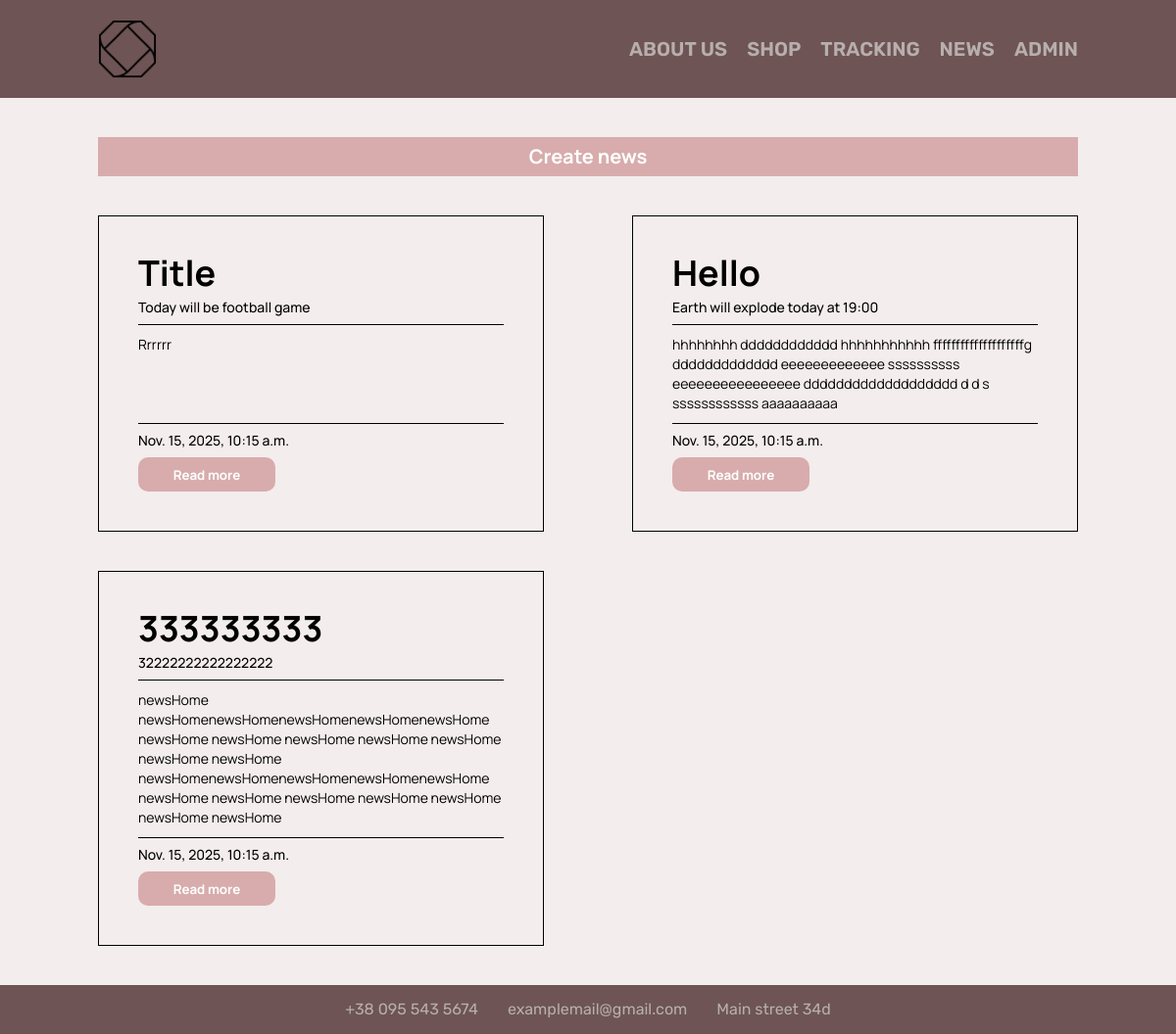
The page /news/ on the database as committed earlier.
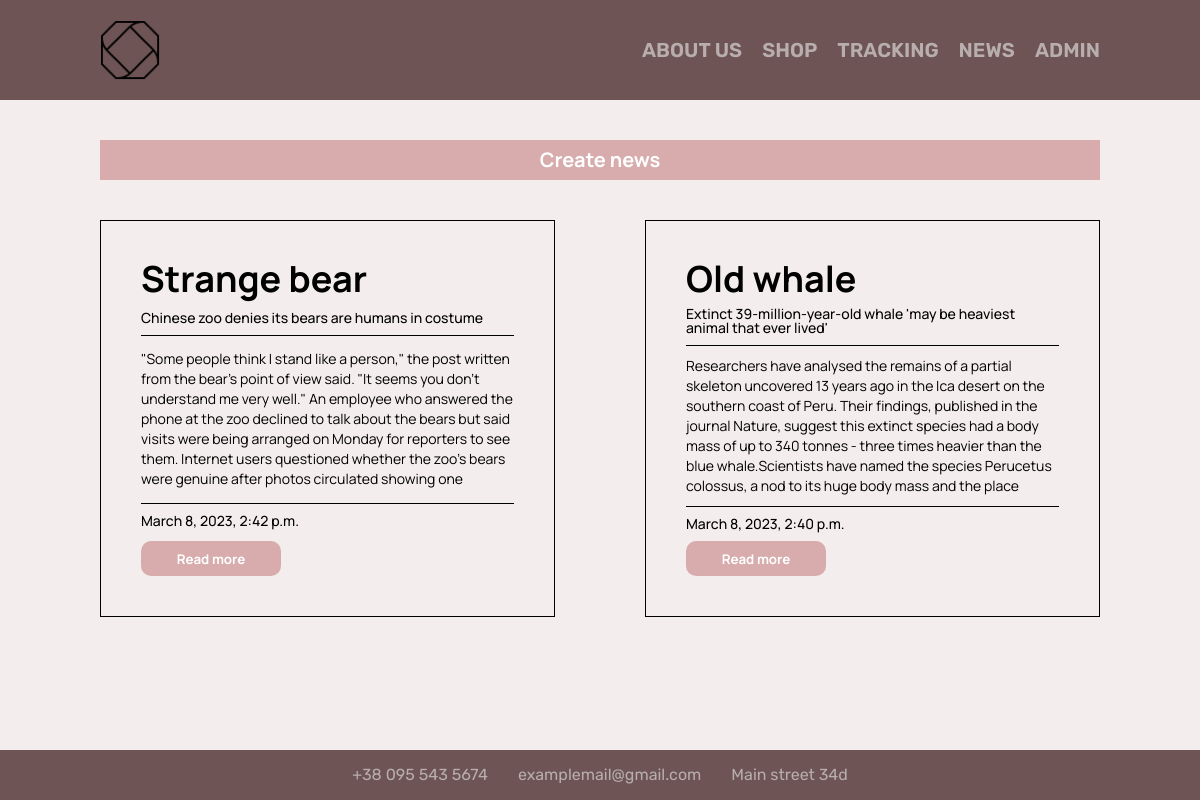
The same page on the database as committed later.
### news/models.py (models this page shows, shortened)
class Articles(models.Model):
   title = models.CharField('Name', max_length=50, default="")
   announcement = models.CharField('Announcement', max_length=250, default="")
   fullText = models.TextField('Article', max_length=500, default="")
   date = models.DateTimeField('Date', max_length=20, default="")
   class Meta:
      verbose_name = 'Article'
      verbose_name_plural = "Articles"

### news/views.py (the view)
# urls.py: path('', views.newsHome, name="newsHome"),
def newsHome(request):
   news = Articles.objects.order_by('-date')
   return render(request, 'news/newsHome.html', {'news': news})

### news/templates/news/newsHome.html (shortened to what this page needs)
{% extends 'main/layout.html' %} {% block title %} website news {% endblock %}
{% load static %} {% block body %}
<div class="container">
  <a href="{%url 'newsCreate'%}"> <div class="create">Create news</div></a>
  {%if news%}
  <div class="news">
    {%for el in news%}
    <div class="news__body">
      <div class="news__title">{{el.title}}</div>
      <div class="news__announcement">{{el.announcement}}</div>
      <div class="news__text">{{el.fullText}}</div>
      <div class="news__date">{{el.date}}</div>
      <a href="{% url 'newsDetail' el.id%}">
        <button class="news__button button">Read more</button></a
      >
    </div>
    {%endfor%}
  </div>
  {%endif%}
</div>
{% endblock %}

### main/templates/main/layout.html (shortened to what this page needs)
{% load static %}
<!DOCTYPE html>
<html lang="en">
  <head>
    <link rel="stylesheet" href="{% static "main/css/nullstyle.css" %}"> <link
    rel="stylesheet" href="{% static "main/css/main.css" %}"> <link
    rel="stylesheet" href="{% static "news/css/news.css" %}">
  </head>
  <body>
    <header>{% include 'main/header.html' %}</header>
    <main>{% block body %} {% endblock %}</main>
    <footer>{% include 'main/footer.html' %}</footer>
  </body>
</html>

### main/templates/main/header.html
{% load static %}
<div class="header">
  <div class="container">
    <div class="header__body">
      <div class="logo"> <a href="{% url 'home'%}"><img class="header__img" src="{%static 'main/img/logo.png'%}" alt="logo"></a></div>
      <div class="header__list">
		  <div class="header__item"><a href="{%url 'about'%}">about us</a></div>
		  <div class="header__item"><a href="{%url 'shop'%}">shop</a></div>
		  <div class="header__item"><a href="{%url 'track'%}">tracking</a> </div>
		  <div class="header__item"><a href="{%url 'newsHome'%}">news</a> </div>
		  <div class="header__item"><a href="admin/">admin</a></div>
      </div>
    </div>
  </div>
</div>

### main/templates/main/footer.html
<div class="footer">
  <div class="container">
    <div class="footer__body">
      <div class="footer__list">
		  <div class="footer__item">+38 095 543 5674</div>
		  <div class="footer__item">examplemail@gmail.com</div>
		  <div class="footer__item">Main street 34d</div>
      </div>
    </div>
  </div>
</div>

### main/static/main/css/nullstyle.css (style rules this page uses)
* { padding: 0; margin: 0; border: 0; -moz-user-select: none; -khtml-user-select: none; -webkit-user-select: none; user-select: none; }
aside, footer, header, nav { display: block; }
body, html { height: 100%; width: 100%; font-size: 100%; line-height: 1; font-size: 14px; -ms-text-size-adjust: 100%; -moz-text-size-adjust: 100%; -webkit-text-size-adjust: 100%; }
button, input, textarea { font-family: inherit; }
button { cursor: pointer; }
a, a:visited { text-decoration: none; }
img { vertical-align: top; }

### main/static/main/css/main.css (style rules this page uses)
body { background: #f4eded; display: flex; flex-direction: column; }
main { flex: 1 1 100% }
.container { max-width: 1030px; padding: 0px 15px; margin: 0px auto; }
.header { font-family: 'Rubik', sans-serif; background: #6e5454; }
.header__body { width: 100%; justify-content: space-between; height: 100px; display: flex; align-items: center; font-weight: 600; text-transform: uppercase; }
.header__img { height: 60px; width: 60px; }
.header__list { display: flex; gap: 20px; text-align: right; }
.header__item { white-space: nowrap; font-size: 20px; }
.header__item a { white-space: nowrap; color: #b8aeae; }
.footer { font-family: 'Rubik', sans-serif; background: #6e5454; }
.footer__body { height: 50px; display: flex; align-items: center; justify-content: center; }
.footer__list { display: flex; gap: 30px; font-size: 16px; }
.footer__item { color: #b8aeae; }

### main/static/news/css/news.css (style rules this page uses)
.news { font-family: 'Manrope', sans-serif; display: flex; flex-wrap: wrap; margin: 40px 0px; gap: 40px; justify-content: space-between; }
.news__body { flex: 0 1 45.5%; justify-content: space-between; display: flex; flex-direction: column; gap: 10px; padding: 40px; border: 1px solid #000; }
.news__title { font-size: 36px; font-weight: 700; }
.news__announcement { font-weight: 500; padding-bottom: 10px; border-bottom: 1px solid #000; }
.news__text { flex: 1 1 auto; display: flex; line-height: 20px; max-height: 140px; overflow: auto; }
.news__date { border-top: 1px solid #000; padding-top: 10px; font-weight: 500; }
.create { margin: 40px 0px; font-family: 'Manrope', sans-serif; font-size: 20px; padding: 10px 40px; font-weight: 700; text-align: center; background: rgb(216, 172, 172); font-weight: 700; color: #fff; }
.button { width: 140px; height: 35px; border-radius: 10px; background: rgb(216, 172, 172); color: #fff; font-weight: 700; }

Rows that differ between the two databases and show on the page:
removed Articles: title "Title", announcement "Today will be football game", fullText "Rrrrrr", date "Nov. 15, 2025, 10:15 a.m."
removed Articles: title "Hello", announcement "Earth will explode today at 19:00", fullText "hhhhhhhh dddddddddddd hhhhhhhhhhh ffffffffffffffffffffg ddddddddddddd eeeeeeeeeeeee ssssssssss eeeeeeeeeeeeeeee ddddddddddddddddddd d d s ssssssssssss aaaaaaaaaa", date "Nov. 15, 2025, 10:15 a.m."
removed Articles: title "333333333", announcement "32222222222222222", fullText "newsHome newsHomenewsHomenewsHomenewsHomenewsHome newsHome newsHome newsHome newsHome newsHome newsHome newsHome newsHomenewsHomenewsHomenewsHomenewsHome newsHome newsHome newsHome newsHome newsHome newsHome newsHome…", date "Nov. 15, 2025, 10:15 a.m."
added Articles: title "Strange bear", announcement "Chinese zoo denies its bears are humans in costume", fullText "\"Some people think I stand like a person,\" the post written from the bear's point of view said. \"It seems you don't understand me very well.\" An employee who answered the phone at the zoo declined to talk about the bears but said visits were being arranged on Monday for reporters to see them. Internet users questioned whether the zoo's bears were genuine after photos circulated showing one…", date "March 8, 2023, 2:42 p.m."
added Articles: title "Old whale", announcement "Extinct 39-million-year-old whale 'may be heaviest animal that ever lived'", fullText "Researchers have analysed the remains of a partial skeleton uncovered 13 years ago in the Ica desert on the southern coast of Peru. Their findings, published in the journal Nature, suggest this extinct species had a body mass of up to 340 tonnes - three times heavier than the blue whale.Scientists have named the species Perucetus colossus, a nod to its huge body mass and the place…", date "March 8, 2023, 2:40 p.m."
